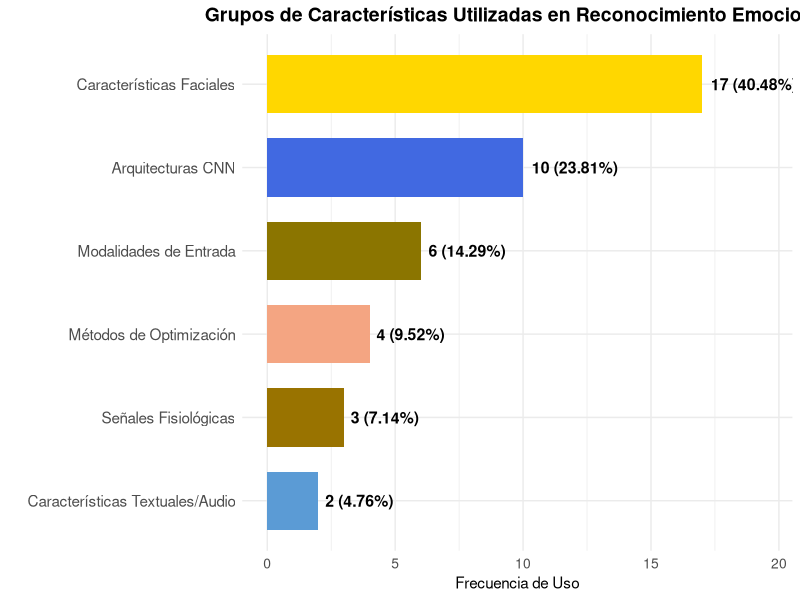
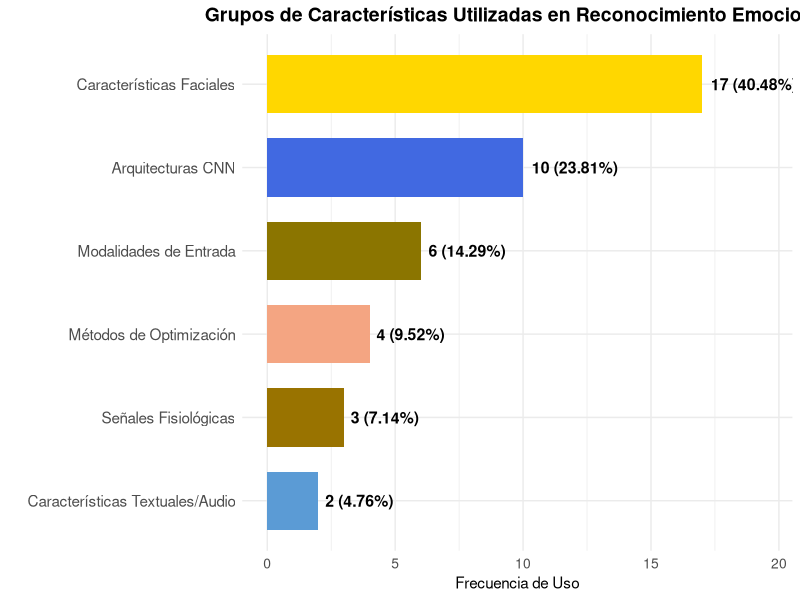

These figures' R source, in order:
library(ggplot2)
library(dplyr)

df_features <- data.frame(
  Features_Group = c("Características Faciales", "Arquitecturas CNN", 
                     "Modalidades de Entrada", "Métodos de Optimización",
                     "Señales Fisiológicas", "Características Textuales/Audio"),
  Count = c(17, 10, 6, 4, 3, 2),
  Percentage = c(40.48, 23.81, 14.29, 9.52, 7.14, 4.76)
)

df_features <- df_features %>% arrange(desc(Count))

colores_features <- c("#4169E1", "#FFD700", "#5B9BD5", 
                      "#F4A582", "#8B7500", "#997300")

ggplot(df_features, aes(x = reorder(Features_Group, Count), 
                        y = Count, fill = Features_Group)) +
  geom_bar(stat = "identity", width = 0.7) +
  geom_text(aes(label = paste0(Count, " (", Percentage, "%)")), 
            hjust = -0.1, size = 4, fontface = "bold") +
  coord_flip() +
  scale_fill_manual(values = colores_features) +
  labs(title = "Grupos de Características Utilizadas en Reconocimiento Emocional",
       x = "", y = "Frecuencia de Uso") +
  theme_minimal() +
  theme(legend.position = "none",
        plot.title = element_text(hjust = 0.5, size = 14, face = "bold"),
        axis.text.y = element_text(size = 11),
        axis.text.x = element_text(size = 10)) +
  ylim(0, max(df_features$Count) * 1.15)

ggsave("figura6_grupos_caracteristicas.png", width = 12, height = 8, dpi = 300)